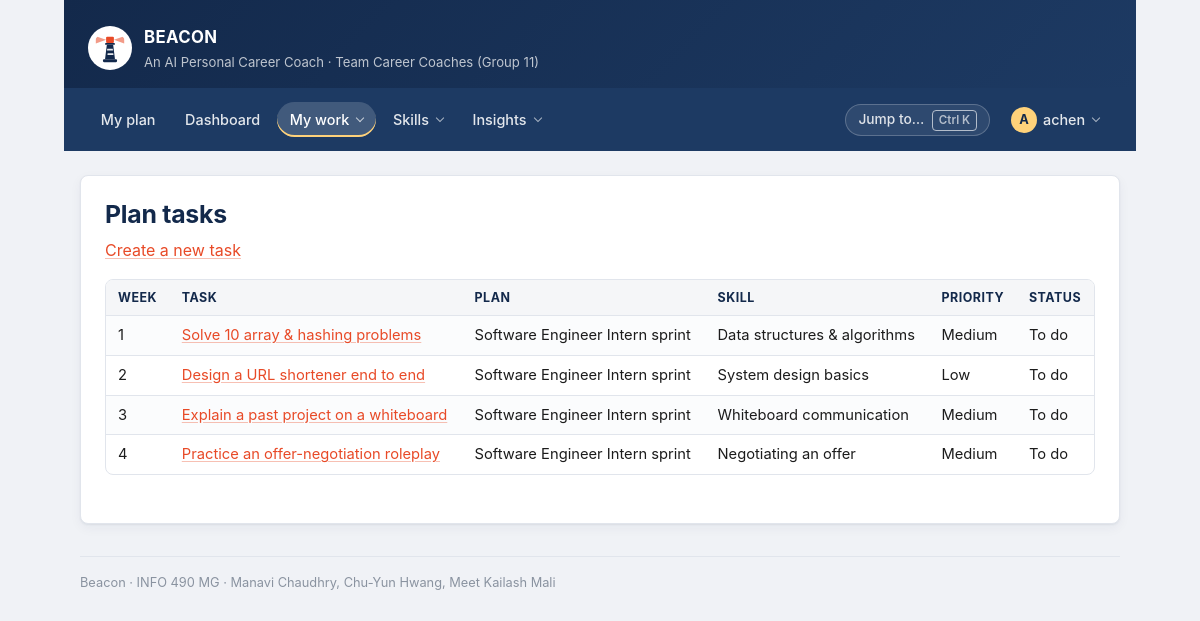
Page /tasks/ (signed in) on the committed database.
### preparation/models.py (models this page shows, shortened)
class PlanTask(models.Model):
    class Status(models.TextChoices):
        TODO = "TODO", "To do"
        IN_PROGRESS = "DOING", "In progress"
        DONE = "DONE", "Done"
        SKIPPED = "SKIP", "Skipped"
    class Priority(models.IntegerChoices):
        LOW = 1, "Low"
        MEDIUM = 2, "Medium"
        HIGH = 3, "High"
    plan = models.ForeignKey(
        PreparationPlan,
        on_delete=models.CASCADE,  # deleting a plan deletes the tasks inside it
        related_name="tasks",
    )
    skill = models.ForeignKey(
        Skill,
        on_delete=models.SET_NULL,  # keep the task, just forget the tag
        null=True,
        blank=True,
        related_name="tasks",
        help_text="Skill gap this task is meant to close.",
    )
    title = models.CharField(max_length=150)
    week_number = models.PositiveSmallIntegerField(
        default=1,
        validators=[MinValueValidator(1), MaxValueValidator(52)],
        help_text="Which week of the roadmap this task belongs to (Screen 3).",
    )
    instructions = models.TextField(blank=True)
    rationale = models.TextField(
        blank=True,
        help_text=(
            "Why Beacon picked this task - shown under 'Why these "
            "recommendations?' and on the recommended-next card."
        ),
    )
    due_date = models.DateField(null=True, blank=True)
    estimated_minutes = models.PositiveIntegerField(
        default=60, validators=[MinValueValidator(5), MaxValueValidator(600)]
    )
    priority = models.IntegerField(choices=Priority.choices, default=Priority.MEDIUM)
    status = models.CharField(max_length=5, choices=Status.choices, default=Status.TODO)
    completed_on = models.DateField(null=True, blank=True)
    class Meta:
        ordering = ["week_number", "-priority", "due_date", "title"]
        constraints = [
            models.UniqueConstraint(
                fields=["plan", "title"], name="uniq_task_title_per_plan"
            )
        ]
    def get_absolute_url(self):
        return reverse("preparation:task_detail", args=[self.pk])

class PreparationPlan(models.Model):
    class Status(models.TextChoices):
        DRAFT = "DRAFT", "Draft"
        ACTIVE = "ACTIVE", "Active"
        COMPLETED = "DONE", "Completed"
        ARCHIVED = "ARCH", "Archived"
    candidate = models.ForeignKey(
        CandidateProfile,
        on_delete=models.CASCADE,
        related_name="plans",
    )
    title = models.CharField(max_length=150, help_text="e.g. 4-week SWE intern sprint")
    focus_role = models.CharField(max_length=120)
    start_date = models.DateField(default=timezone.localdate)
    target_date = models.DateField(help_text="Date the plan must be finished by.")
    status = models.CharField(max_length=6, choices=Status.choices, default=Status.DRAFT)
    generated_by_ai = models.BooleanField(
        default=True,
        help_text="False when a user hand-writes or heavily edits the plan.",
    )
    created_at = models.DateTimeField(auto_now_add=True)
    class Meta:
        ordering = ["target_date", "-created_at"]
        constraints = [
            models.UniqueConstraint(
                fields=["candidate", "title"], name="uniq_plan_title_per_candidate"
            ),
            models.CheckConstraint(
                condition=models.Q(target_date__gte=models.F("start_date")),
                name="plan_ends_after_it_starts",
            ),
        ]

class Skill(models.Model):
    class Category(models.TextChoices):
        TECHNICAL = "TECH", "Technical"
        BEHAVIORAL = "BEHAV", "Behavioral"
        DOMAIN = "DOMAIN", "Domain knowledge"
        COMMUNICATION = "COMM", "Communication"
    name = models.CharField(max_length=100)
    category = models.CharField(
        max_length=6, choices=Category.choices, default=Category.TECHNICAL
    )
    description = models.TextField(
        blank=True, help_text="What mastery of this skill looks like in an interview."
    )
    created_at = models.DateTimeField(auto_now_add=True)
    class Meta:
        ordering = ["category", "name"]
        constraints = [
            models.UniqueConstraint(
                fields=["name", "category"], name="uniq_skill_name_per_category"
            )
        ]

### preparation/views.py (the view)
# urls.py: path("tasks/", views.PlanTaskListView.as_view(), name="task_list"),
@method_decorator(login_required, name="dispatch")
class PlanTaskListView(ListView):
    model = PlanTask
    template_name = "preparation/task_list.html"
    context_object_name = "tasks"
    paginate_by = 25
    def get_queryset(self):
        return visibility.tasks_for(self.request.user).select_related("plan", "skill")
    def get_context_data(self, **kwargs):
        context = super().get_context_data(**kwargs)
        context["view_label"] = "View 4 - CBV, generic ListView"
        context["explainer"] = (
            "model = PlanTask is the whole configuration. ListView supplies the "
            "queryset, the context and the pagination."
        )
        return context

### preparation/context_processors.py (called while the page is built)
def google_oauth(request):
    provider = settings.SOCIALACCOUNT_PROVIDERS.get("google", {})
    app = provider.get("APP", {})
    return {
        "google_oauth_configured": bool(app.get("client_id") and app.get("secret")),
        "google_oauth_placeholder": settings.DEBUG,
    }

### preparation/navigation.py (called while the page is built)
def _entry(item, current, user):
    if item.get("staff_only") and not user.is_staff:
        return None
    try:
        url = reverse(item["name"])
    except NoReverseMatch:
        return None
    return {
        "label": item["label"],
        "url": url,
        "hint": item.get("hint", ""),
        "active": current == item["name"],
    }

def navigation(request):
    if not getattr(request, "user", None) or not request.user.is_authenticated:
        return {"nav": None}
    return {"nav": build(request)}

### preparation/visibility.py (called while the page is built)
def is_coach(user):
    return bool(user and user.is_authenticated and user.is_staff)

def tasks_for(user):
    qs = PlanTask.objects.all()
    return qs if is_coach(user) else qs.filter(plan__candidate__user=user)

### templates/preparation/task_list.html (shortened to what this page needs)
{% extends "base.html" %}
{% block heading %}Plan tasks{% endblock %}
{% block content %}
  <p>
      <a href="{% url 'preparation:task_create' %}">
          Create a new task
      </a>
  </p>
  <div class="table-scroll">
  <table>
    <tr>
      <th>Week</th><th>Task</th><th>Plan</th>
      <th>Skill</th><th>Priority</th><th>Status</th>
    </tr>
    {% for task in tasks %}
      <tr>
        <td>{{ task.week_number }}</td>
        <td><a href="{{ task.get_absolute_url }}">{{ task.title }}</a></td>
        <td>{{ task.plan.title }}</td>
        <td>{{ task.skill.name|default:"Untagged" }}</td>
        <td>{{ task.get_priority_display }}</td>
        <td>{{ task.get_status_display }}</td>
      </tr>
    {% endfor %}
  </table>
  </div>
{% endblock %}

### templates/base.html (shortened to what this page needs)
{% load static %}<!DOCTYPE html>
<html lang="en">
<head>
  <link rel="stylesheet" href="{% static 'css/beacon.css' %}">
</head>
<body class="{% block body_class %}{% endblock %}">
  <div class="page">
    <header class="masthead">
      <img class="masthead__logo" src="{% static 'img/beacon-logo.svg' %}"
           alt="" width="44" height="44">
      <div class="masthead__text">
        <p class="masthead__title">BEACON</p>
        <p class="masthead__tagline">
          An AI Personal Career Coach &middot; Team Career Coaches (Group 11)
        </p>
      </div>
    </header>
    <nav class="nav" aria-label="Main">
      {% if nav %}
        <ul class="nav__list">
          {% for item in nav.items %}
            {% if item.children %}
              <li class="nav__group">
                <details class="menu{% if item.active %} is-active{% endif %}">
                  <summary class="nav__link">{{ item.label }}</summary>
                </details>
              </li>
            {% else %}
              <li>
                <a class="nav__link{% if item.active %} is-active{% endif %}" href="{{ item.url }}"
                   {% if item.active %}aria-current="page"{% endif %}>{{ item.label }}</a>
              </li>
            {% endif %}
          {% endfor %}
        </ul>
        <div class="nav__right">
          <button type="button" class="nav-palette" data-palette-open
                  aria-label="Search pages, candidates and skills">
            Jump to&hellip; <kbd>&#8984;K</kbd>
          </button>
          <details class="menu menu--account">
            <summary class="nav__link nav__avatar" aria-label="Account menu">
              <span class="avatar" aria-hidden="true">{{ user.get_username|slice:":1"|upper }}</span>
              <span class="nav__username">{{ user.get_username }}</span>
            </summary>
          </details>
        </div>
      {% else %}
        <ul class="nav__list">
          <li><a class="nav__link" href="{% url 'preparation:login' %}">Log In</a></li>
          <li><a class="nav__link" href="{% url 'preparation:signup' %}">Sign Up</a></li>
        </ul>
      {% endif %}
    </nav>
    <main class="content">
      {% block page_header %}
        <h1 class="page-title">{% block heading %}Beacon{% endblock %}</h1>
      {% endblock %}
      {% block content %}{% endblock %}
    </main>
    <footer class="footer">
      Beacon &middot; INFO 490 MG &middot; Manavi Chaudhry, Chu-Yun Hwang, Meet Kailash Mali
    </footer>
  </div>
</body>
</html>

### rows in the picture
PlanTask: week_number "1", title "Solve 10 array & hashing problems", plan "Software Engineer Intern sprint", skill.name "Data structures & algorithms", priority "Medium", status "To do"
PlanTask: week_number "2", title "Design a URL shortener end to end", plan "Software Engineer Intern sprint", skill.name "System design basics", priority "Low", status "To do"
PlanTask: week_number "3", title "Explain a past project on a whiteboard", plan "Software Engineer Intern sprint", skill.name "Whiteboard communication", priority "Medium", status "To do"
PlanTask: week_number "4", title "Practice an offer-negotiation roleplay", plan "Software Engineer Intern sprint", skill.name "Negotiating an offer", priority "Medium", status "To do"

### other values in the picture
{{ item.label }} "My plan" "Dashboard"
{{ item.label }} "My work" "Skills" "Insights"
{{ user.get_username|slice:":1"|upper }} "A"
{{ user.get_username }} "achen"
